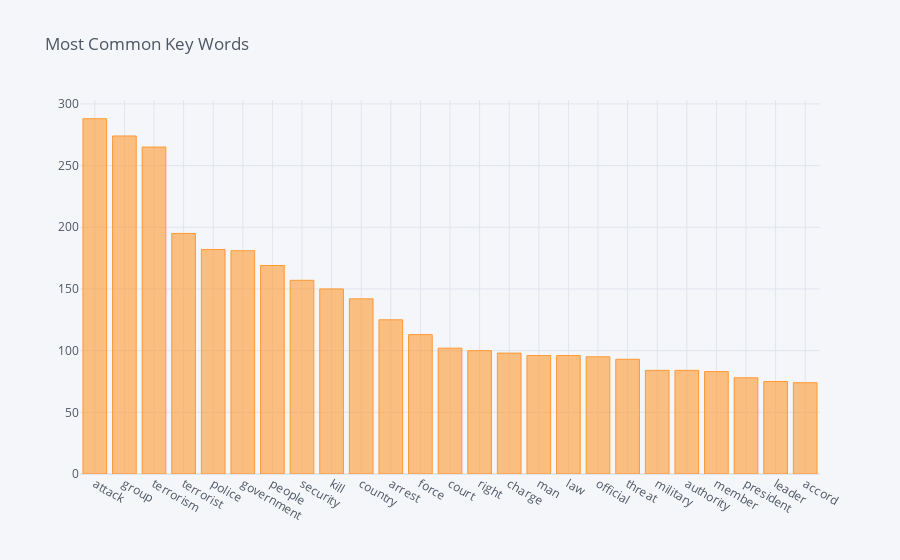

Notebook code for this chart:
### Code cell
# plot key words list
dfist2=FreqDist(news_TDC_all)
pd.DataFrame(dfist2.values(),index=dfist2.keys(),columns=['freq']).sort_values(by='freq',ascending=False).\
        query('freq > 70').iplot(kind='bar',title='Most Common Key Words')

### Figure 1 — Plotly figure (JSON) as saved in the notebook; plotly's stock layout.template omitted (floating-point values rounded to 4 significant figures)
{"data": [{"marker": {"color": "rgba(255, 153, 51, 0.6)", "line": {"color": "rgba(255, 153, 51, 1.0)", "width": 1}}, "name": "freq", "orientation": "v", "text": "", "type": "bar", "x": ["attack", "group", "terrorism", "terrorist", "police", "government", "people", "security", "kill", "country", "arrest", "force", "court", "right", "charge", "man", "law", "official", "threat", "military", "authority", "member", "president", "leader", "accord"], "y": [288, 274, 265, 195, 182, 181, 169, 157, 150, 142, 125, 113, 102, 100, 98, 96, 96, 95, 93, 84, 84, 83, 78, 75, 74]}], "layout": {"autosize": true, "legend": {"bgcolor": "#F5F6F9", "font": {"color": "#4D5663"}}, "paper_bgcolor": "#F5F6F9", "plot_bgcolor": "#F5F6F9", "title": {"font": {"color": "#4D5663"}, "text": "Most Common Key Words"}, "xaxis": {"autorange": true, "gridcolor": "#E1E5ED", "range": [-0.5, 24.5], "showgrid": true, "tickfont": {"color": "#4D5663"}, "title": {"font": {"color": "#4D5663"}, "text": ""}, "type": "category", "zerolinecolor": "#E1E5ED"}, "yaxis": {"autorange": true, "gridcolor": "#E1E5ED", "range": [0, 303.2], "showgrid": true, "tickfont": {"color": "#4D5663"}, "title": {"font": {"color": "#4D5663"}, "text": ""}, "type": "linear", "zerolinecolor": "#E1E5ED"}}}
